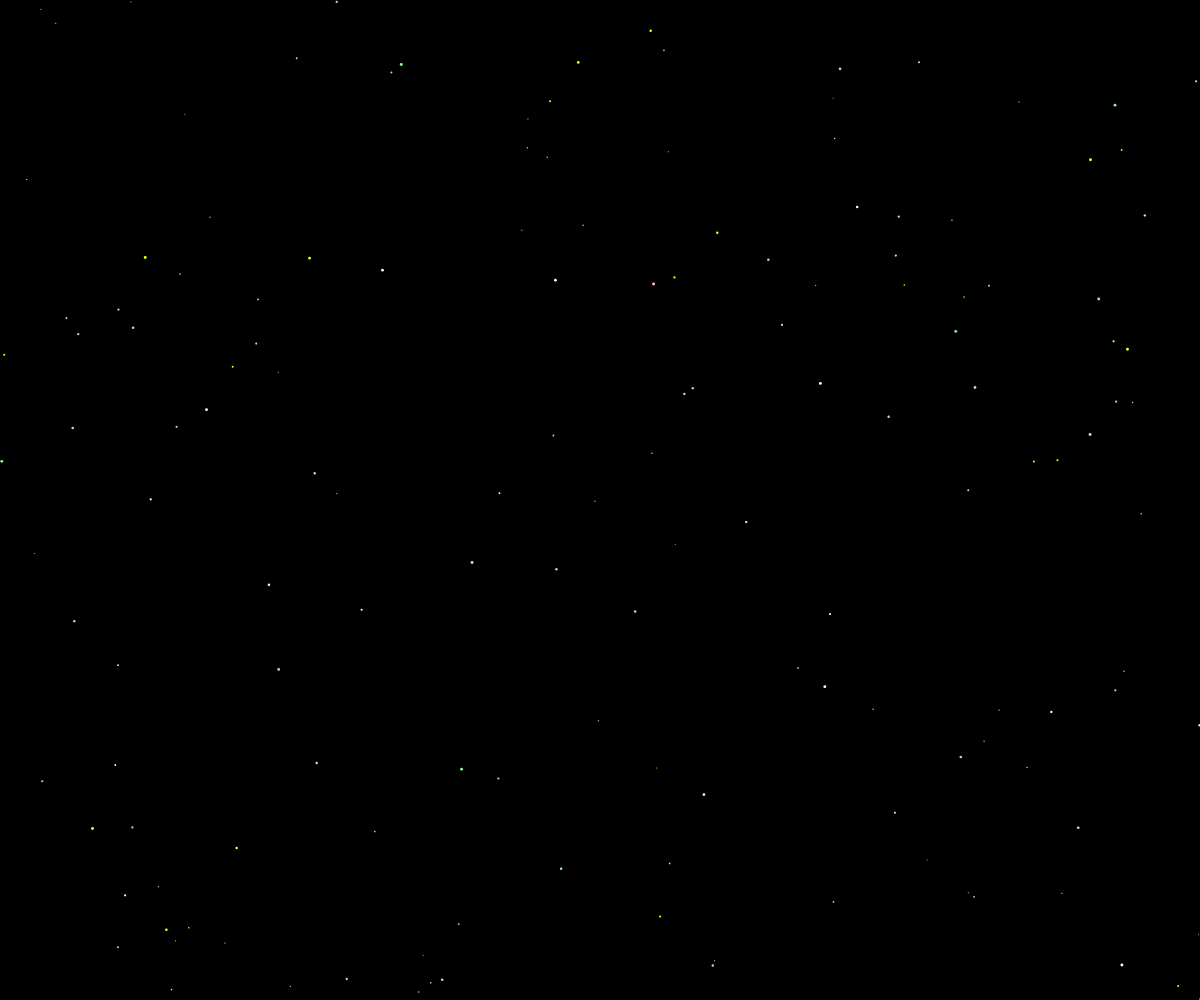
Frame 1 (no input)
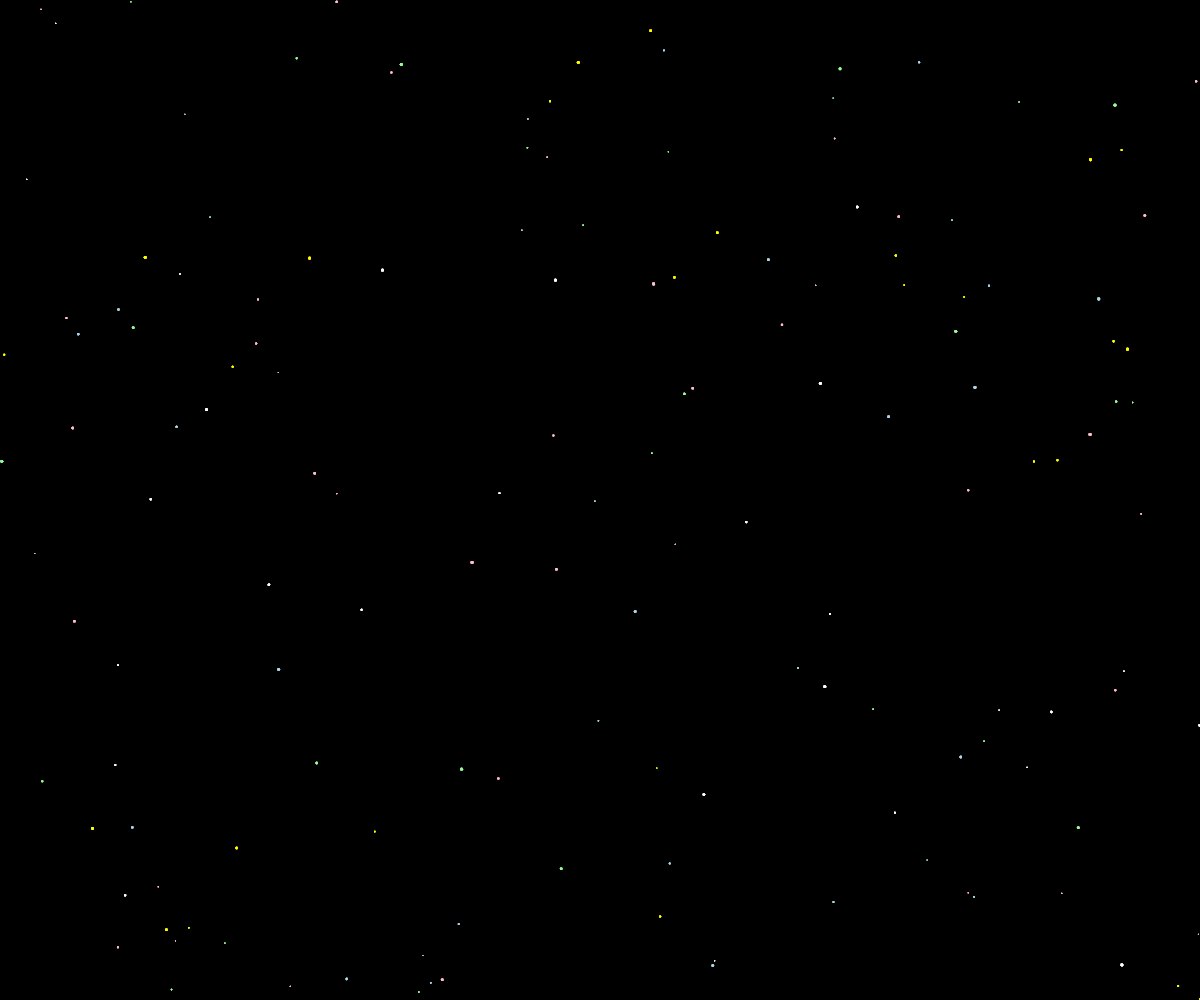
Frame 60 (no input)
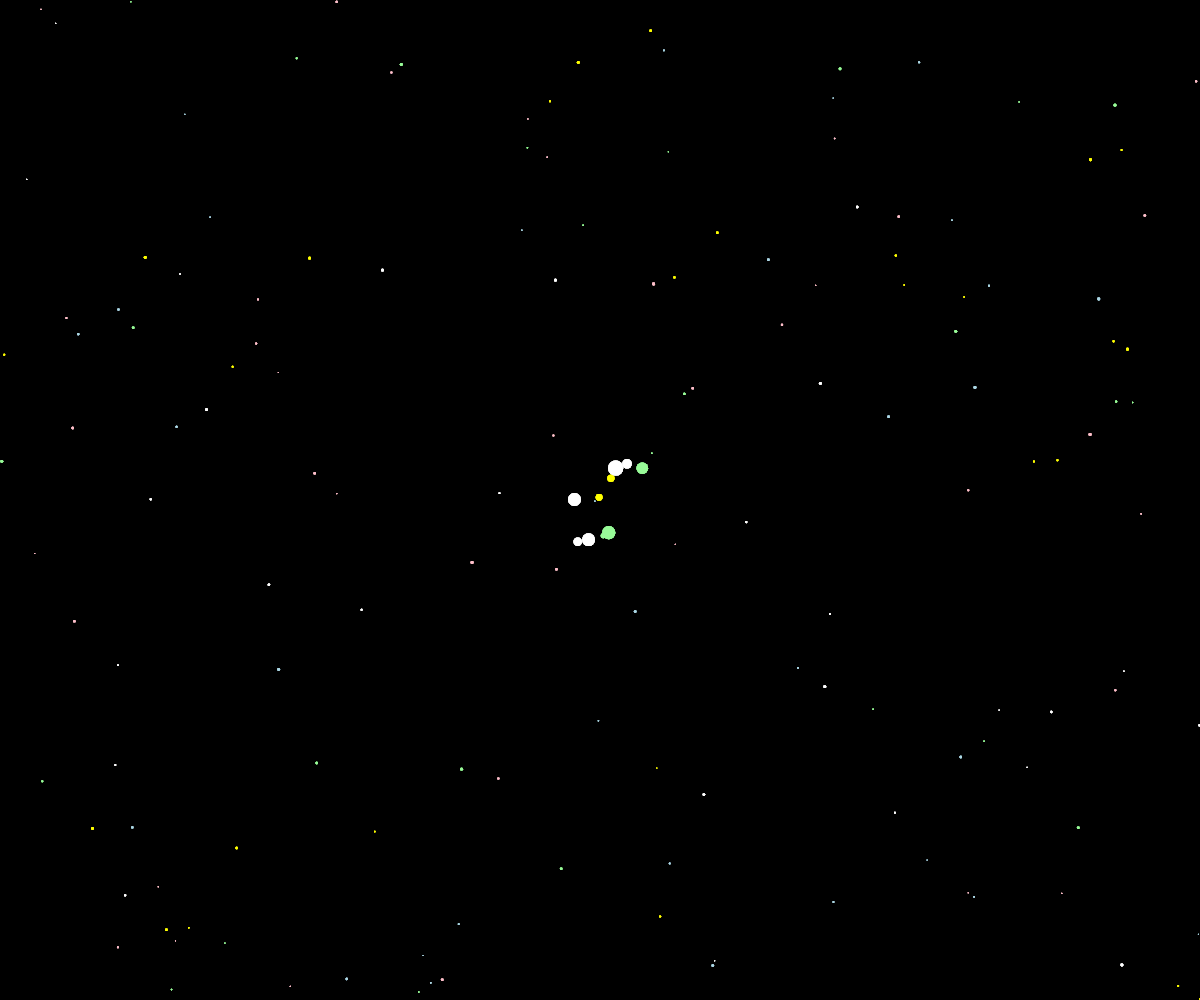
Frame 120 (the mouse pressed at the canvas centre since frame 60)

The p5.js sketch that drew these frames (run headless with seeded random() and noise() and a simulated clock; from frame 60 on, the mouse is pressed at the canvas centre):

// p5.js sketch
// ── sketch.js
var stars = [];
var particles = [];
var backgroundStars = [];
var colors = ["yellow", "white", "lightblue", "pink", "palegreen"];
var infoTags;

function setup(){
    createCanvas(windowWidth, windowHeight);
    background(0);
    createBackgroundStars();
    infoTags = document.getElementsByClassName("info");
}

function draw(){
    background(0, 20);
    
    drawBackgroundStars();

    // for (var i = 0; i < stars.length; i++){
    //     stars[i].display();
    // }
    
    for (var i = stars.length - 1; i >= 0; i--){
        stars[i].display();
        stars[i].update();
        if (stars[i].dead()){
            createParticles(stars[i].x, stars[i].y, stars[i].color);
            stars.splice(i, 1); // https://p5js.org/reference/p5/splice/
        }
    }

    for (var i = particles.length - 1; i >= 0; i--){
        particles[i].display();
        particles[i].update();
        if (particles[i].dead()){
            particles.splice(i, 1);
        }
    }

    if (infoTags.length > 0){
        //https://www.w3schools.com/jsref/prop_html_innerhtml.asp#gsc.tab=0
        //https://www.w3schools.com/js/js_string_templates.asp
        infoTags[0].innerHTML = `⭐ ${stars.length}   ✨ ${particles.length}`;
    }

    /*
    for(particle of particles){
        for(otherParticles of particles){
            if(particle === particles){
                continue;
            }
            if(particle.pos.dist(otherParticles.pos) < particles.)
        }
    
    */

}

function mousePressed(){
    for (var i = 0; i < 10; i++){
        var offsetX = random(-50,50);
        var offsetY = random(-50,50);
        stars.push(Star(mouseX + offsetX, mouseY + offsetY, random(5,17)));

    }
}

function Star(x,y,size){
    var s = {
        x: x,
        y: y,
        size: size,
        color: random(colors),
        lifespan: 255,
        
        display: function(){
            noStroke();
            fill(this.color);
            ellipse(this.x, this.y, this.size);
        },

        update: function(){
            this.lifespan -= 2;
        },

        dead: function(){
            return this.lifespan < 0; //https://www.w3schools.com/jsref/jsref_return.asp
        }
    };

    return s;

}

function createParticles(x, y, length){
    for(var i = 0; i < 5; i++){
        particles.push(Particle(x,y,length));
    }
}

function Particle(x,y,length){
    var p = {
        x: x,
        y: y,
        vx: random(-1.2,1.2),
        vy: random(-1.2,1.2),
        color: random(colors),

        display: function(){
            noStroke();
            fill(this.color);
            ellipse(this.x, this.y, 3);
        },

        update: function(){
            this.x += this.vx;
            this.y += this.vy;
            this.length -= 3;
        },

        dead: function(){
            return this.length < 0;
        }
    };
    return p;

}

function createBackgroundStars(){
    for (var i = 0; i < 150; i++){
        backgroundStars.push({
            x: random(width),
            y: random(height),
            size: random(1,3),
            color: random(colors),
        });
    }
}

function drawBackgroundStars(){
    noStroke();
    for(var bs of backgroundStars){
        fill(bs.color);
        ellipse(bs.x, bs.y, bs.size);
    }
}
